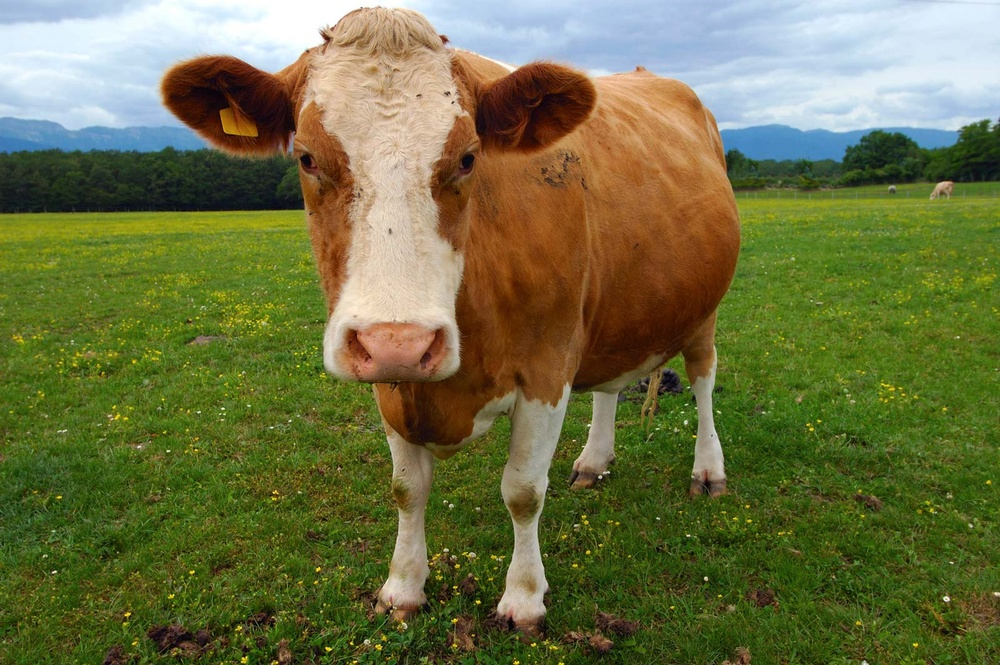
#> input picture hkx/hw1/img/cow.jpeg, 1000 x 665 px, shrunk from 1600 x 1064 before the run
$ python cow.py
#> lines starting #> are read from the running program, lines starting #| are printed output that depends on the picture; after the words box and inside, x2 and y2 are one past the last pixel; in counts of white or black regions, pixels touching at a corner belong together
import cv2


def main():
    cow = cv2.imread("img/cow.jpeg", 1)
#> cow is the input picture: shape (665, 1000, 3); mean B, G, R 67.3, 112.4, 108.8

    point = []
    x = [i*50 for i in range(3)]
    y = [i*50 for i in range(3)]

    for i in x:
        for j in y:
            point.append(([i, j], [i+50, j+50]))

    color = (0, 255, 0)
    thickness = 3

    for item in point:
        cow = cv2.rectangle(cow, item[0], item[1], color, thickness)
#> this loop made 9 passes
#> pass 1, in main, `cow = cv2.rectangle(cow, item[0], item[1], color, thickness)`:
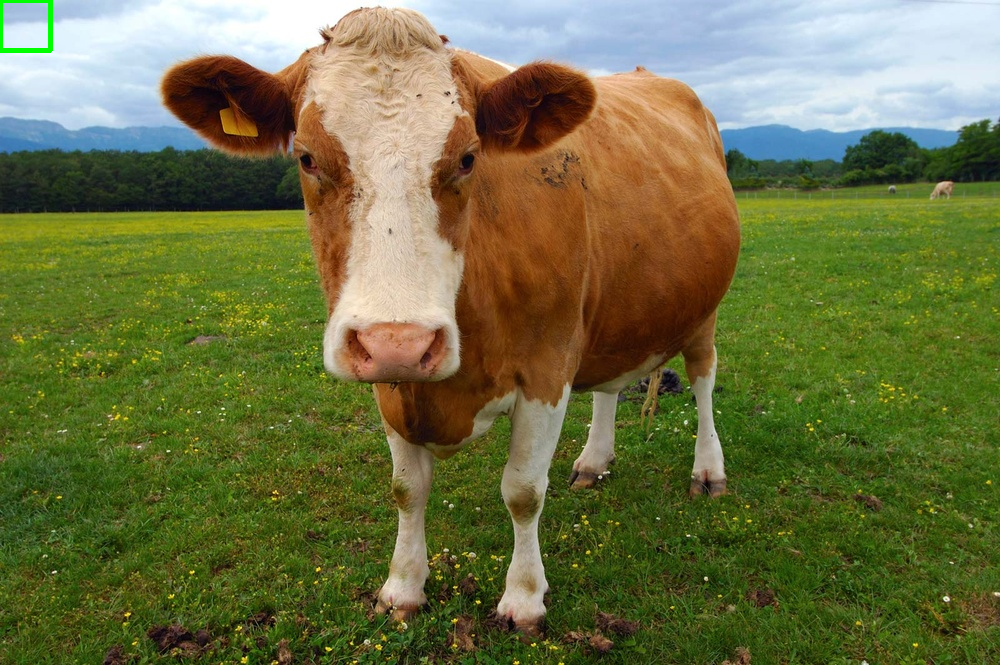
#> cow: shape (665, 1000, 3); 0.12% of pixels changed, all inside (x1, y1, x2, y2) = (0, 0, 53, 53)
#> pass 2, in main, `cow = cv2.rectangle(cow, item[0], item[1], color, thickness)`:
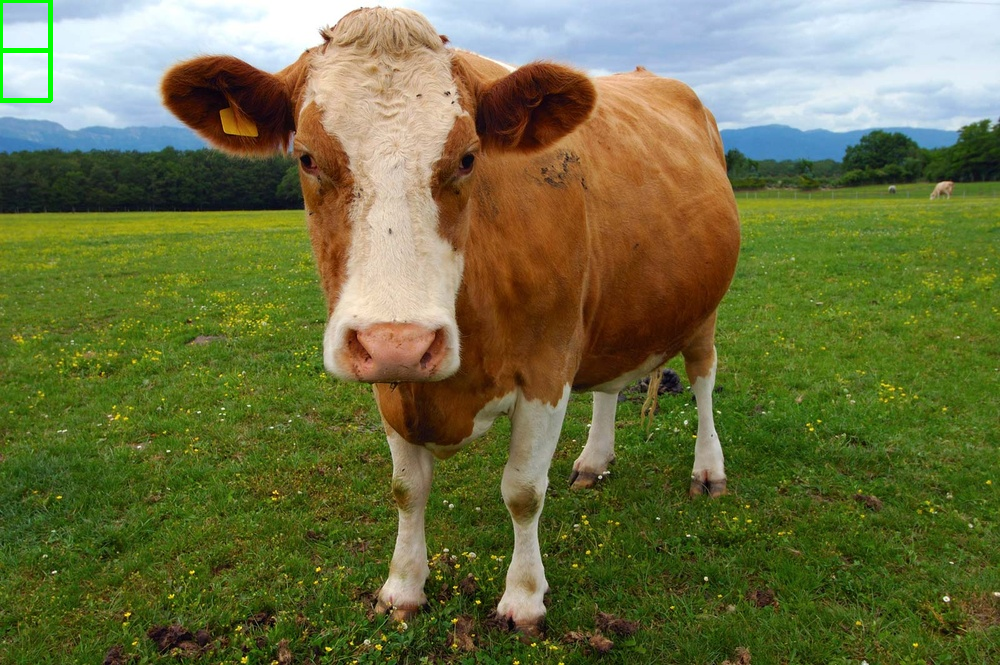
#> cow: shape (665, 1000, 3); 0.09% of pixels changed, all inside (x1, y1, x2, y2) = (0, 51, 53, 103)
#> pass 3, in main, `cow = cv2.rectangle(cow, item[0], item[1], color, thickness)`:
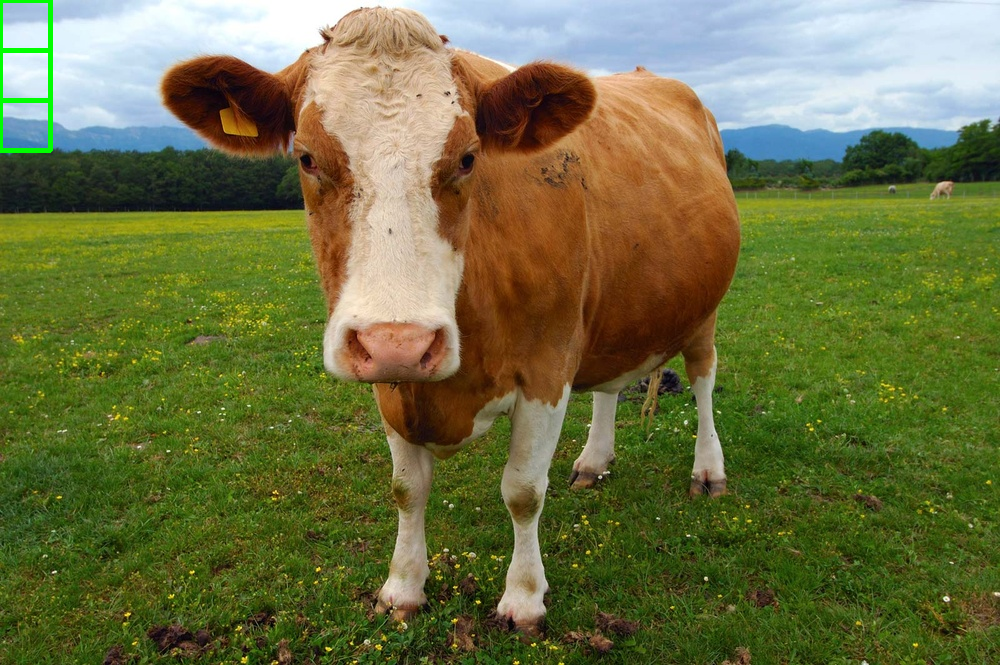
#> cow: shape (665, 1000, 3); 0.09% of pixels changed, all inside (x1, y1, x2, y2) = (0, 101, 53, 153)
#> after the loop:
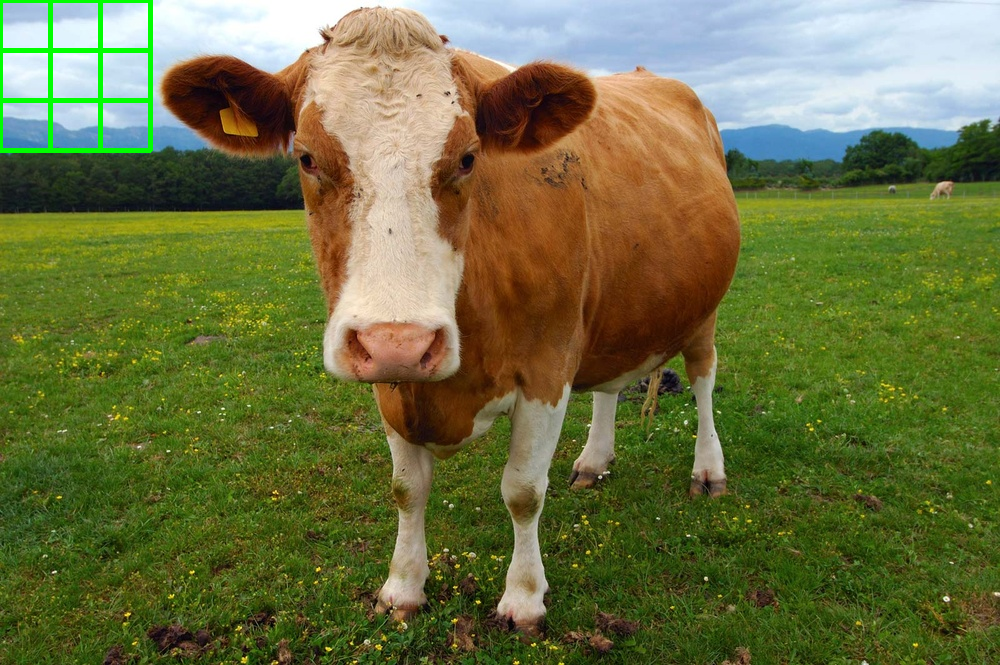
#> cow: shape (665, 1000, 3); 0.47% of pixels changed, all inside (x1, y1, x2, y2) = (51, 0, 153, 153)

    cv2.imwrite('img/cow_with_rectangle.jpeg', cow)
    cv2.imshow('cow', cow)
    cv2.waitKey(0)
    cv2.destroyAllWindows()


if __name__ == "__main__":
    main()
